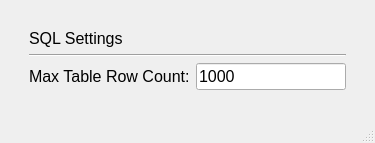
<?xml version="1.0" encoding="UTF-8"?>
<ui version="4.0">
 <class>MainWindow</class>
 <widget class="QMainWindow" name="MainWindow">
  <property name="geometry">
   <rect>
    <x>0</x>
    <y>0</y>
    <width>375</width>
    <height>140</height>
   </rect>
  </property>
  <property name="font">
   <font>
    <pointsize>12</pointsize>
   </font>
  </property>
  <property name="windowTitle">
   <string>MainWindow</string>
  </property>
  <widget class="QWidget" name="centralwidget">
   <layout class="QGridLayout" name="gridLayout_2">
    <item row="1" column="1">
     <layout class="QGridLayout" name="gridLayout">
      <item row="2" column="0">
       <widget class="QLabel" name="label">
        <property name="sizePolicy">
         <sizepolicy hsizetype="Fixed" vsizetype="Fixed">
          <horstretch>0</horstretch>
          <verstretch>0</verstretch>
         </sizepolicy>
        </property>
        <property name="toolTip">
         <string>&lt;html&gt;&lt;head/&gt;&lt;body&gt;&lt;p&gt;Max table row count represents the max number of repeated seeds to be analyzed and loaded into the table in multitargeting. The &lt;span style=&quot; font-style:italic;&quot;&gt;global analysis&lt;/span&gt; section is not affected by this value. After changing the value, reload the anlysis but clicking the &lt;span style=&quot; font-weight:600;&quot;&gt;Analyze&lt;/span&gt; button.&lt;/p&gt;&lt;/body&gt;&lt;/html&gt;</string>
        </property>
        <property name="text">
         <string>Max Table Row Count:</string>
        </property>
       </widget>
      </item>
      <item row="2" column="1">
       <widget class="QLineEdit" name="row_count">
        <property name="sizePolicy">
         <sizepolicy hsizetype="Minimum" vsizetype="Fixed">
          <horstretch>0</horstretch>
          <verstretch>0</verstretch>
         </sizepolicy>
        </property>
        <property name="toolTip">
         <string>&lt;html&gt;&lt;head/&gt;&lt;body&gt;&lt;p&gt;Default value is 1000. Change to -1 for no limit.&lt;/p&gt;&lt;/body&gt;&lt;/html&gt;</string>
        </property>
        <property name="text">
         <string>1000</string>
        </property>
       </widget>
      </item>
      <item row="1" column="0" colspan="2">
       <widget class="Line" name="line">
        <property name="orientation">
         <enum>Qt::Horizontal</enum>
        </property>
       </widget>
      </item>
      <item row="0" column="0" colspan="2">
       <widget class="QLabel" name="title">
        <property name="sizePolicy">
         <sizepolicy hsizetype="Fixed" vsizetype="Fixed">
          <horstretch>0</horstretch>
          <verstretch>0</verstretch>
         </sizepolicy>
        </property>
        <property name="text">
         <string>SQL Settings</string>
        </property>
       </widget>
      </item>
     </layout>
    </item>
    <item row="1" column="2">
     <spacer name="horizontalSpacer_2">
      <property name="orientation">
       <enum>Qt::Horizontal</enum>
      </property>
      <property name="sizeType">
       <enum>QSizePolicy::Fixed</enum>
      </property>
      <property name="sizeHint" stdset="0">
       <size>
        <width>20</width>
        <height>20</height>
       </size>
      </property>
     </spacer>
    </item>
    <item row="1" column="0">
     <spacer name="horizontalSpacer">
      <property name="orientation">
       <enum>Qt::Horizontal</enum>
      </property>
      <property name="sizeType">
       <enum>QSizePolicy::Fixed</enum>
      </property>
      <property name="sizeHint" stdset="0">
       <size>
        <width>20</width>
        <height>20</height>
       </size>
      </property>
     </spacer>
    </item>
    <item row="2" column="1">
     <spacer name="verticalSpacer">
      <property name="orientation">
       <enum>Qt::Vertical</enum>
      </property>
      <property name="sizeType">
       <enum>QSizePolicy::Fixed</enum>
      </property>
      <property name="sizeHint" stdset="0">
       <size>
        <width>20</width>
        <height>20</height>
       </size>
      </property>
     </spacer>
    </item>
    <item row="0" column="1">
     <spacer name="verticalSpacer_2">
      <property name="orientation">
       <enum>Qt::Vertical</enum>
      </property>
      <property name="sizeType">
       <enum>QSizePolicy::Fixed</enum>
      </property>
      <property name="sizeHint" stdset="0">
       <size>
        <width>20</width>
        <height>20</height>
       </size>
      </property>
     </spacer>
    </item>
   </layout>
  </widget>
  <widget class="QStatusBar" name="statusbar"/>
 </widget>
 <resources/>
 <connections/>
</ui>
